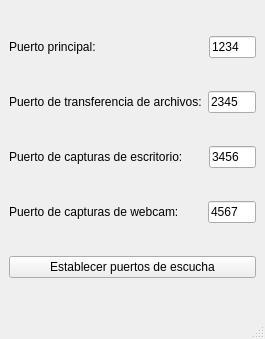
<?xml version="1.0" encoding="UTF-8"?>
<ui version="4.0">
 <class>ventanaPuertos</class>
 <widget class="QMainWindow" name="ventanaPuertos">
  <property name="geometry">
   <rect>
    <x>0</x>
    <y>0</y>
    <width>265</width>
    <height>339</height>
   </rect>
  </property>
  <property name="windowTitle">
   <string>Puertos de escucha del cliente</string>
  </property>
  <widget class="QWidget" name="centralwidget">
   <layout class="QVBoxLayout" name="verticalLayout">
    <item>
     <layout class="QHBoxLayout" name="horizontalLayout">
      <item>
       <widget class="QLabel" name="label">
        <property name="text">
         <string>Puerto principal:                                </string>
        </property>
       </widget>
      </item>
      <item>
       <widget class="QLineEdit" name="textoPuertoCliente">
        <property name="text">
         <string>1234</string>
        </property>
       </widget>
      </item>
     </layout>
    </item>
    <item>
     <layout class="QHBoxLayout" name="horizontalLayout_2">
      <item>
       <widget class="QLabel" name="label_2">
        <property name="text">
         <string>Puerto de transferencia de archivos:</string>
        </property>
       </widget>
      </item>
      <item>
       <widget class="QLineEdit" name="textoPuertoArchivos">
        <property name="text">
         <string>2345</string>
        </property>
       </widget>
      </item>
     </layout>
    </item>
    <item>
     <layout class="QHBoxLayout" name="horizontalLayout_3">
      <item>
       <widget class="QLabel" name="label_3">
        <property name="text">
         <string>Puerto de capturas de escritorio:      </string>
        </property>
       </widget>
      </item>
      <item>
       <widget class="QLineEdit" name="textoPuertoEscritorio">
        <property name="text">
         <string>3456</string>
        </property>
       </widget>
      </item>
     </layout>
    </item>
    <item>
     <layout class="QHBoxLayout" name="horizontalLayout_4">
      <item>
       <widget class="QLabel" name="label_4">
        <property name="text">
         <string>Puerto de capturas de webcam:       </string>
        </property>
       </widget>
      </item>
      <item>
       <widget class="QLineEdit" name="textoPuertoWebcam">
        <property name="text">
         <string>4567</string>
        </property>
       </widget>
      </item>
     </layout>
    </item>
    <item>
     <widget class="QPushButton" name="botonPonerPuertos">
      <property name="text">
       <string>Establecer puertos de escucha</string>
      </property>
     </widget>
    </item>
   </layout>
  </widget>
  <widget class="QMenuBar" name="menubar">
   <property name="geometry">
    <rect>
     <x>0</x>
     <y>0</y>
     <width>265</width>
     <height>21</height>
    </rect>
   </property>
  </widget>
  <widget class="QStatusBar" name="statusbar"/>
 </widget>
 <resources/>
 <connections/>
</ui>
